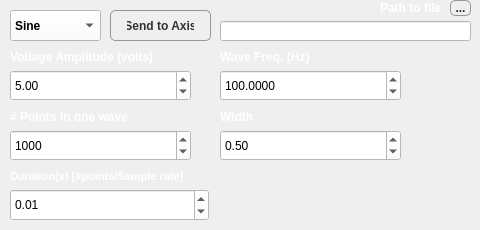
    <widget class="QWidget" name="tab">
     <attribute name="title">
      <string>Standard Waveform Generator</string>
     </attribute>
     <widget class="QComboBox" name="standard_waveform_comboBox">
      <property name="geometry">
       <rect>
        <x>10</x>
        <y>10</y>
        <width>91</width>
        <height>31</height>
       </rect>
      </property>
      <property name="sizePolicy">
       <sizepolicy hsizetype="Preferred" vsizetype="Expanding">
        <horstretch>0</horstretch>
        <verstretch>0</verstretch>
       </sizepolicy>
      </property>
      <property name="font">
       <font>
        <weight>75</weight>
        <bold>true</bold>
       </font>
      </property>
      <property name="styleSheet">
       <string notr="true">QComboBox {
    background-color: rgb(255, 255, 255);
    selection-background-color: rgb(200, 200, 200);  /* Color when an item is selected */
}

QComboBox QAbstractItemView {
    background-color: white;  /* Background of dropdown list */
    color: black;            /* Text color of items */
}

QComboBox QAbstractItemView::item:hover {
    background-color: rgb(230, 230, 230);  /* Light gray on hover */
    color: black;                          /* Keep text black on hover */
}</string>
      </property>
      <item>
       <property name="text">
        <string>Sine</string>
       </property>
      </item>
      <item>
       <property name="text">
        <string>Square</string>
       </property>
      </item>
      <item>
       <property name="text">
        <string>Triangle</string>
       </property>
      </item>
      <item>
       <property name="text">
        <string>Sawtooth</string>
       </property>
      </item>
      <item>
       <property name="text">
        <string>Input text</string>
       </property>
      </item>
     </widget>
     <widget class="QWidget" name="verticalLayoutWidget_5">
      <property name="geometry">
       <rect>
        <x>10</x>
        <y>50</y>
        <width>181</width>
        <height>51</height>
       </rect>
      </property>
      <layout class="QVBoxLayout" name="verticalLayout_5">
       <item>
        <widget class="QLabel" name="label">
         <property name="font">
          <font>
           <weight>75</weight>
           <bold>true</bold>
          </font>
         </property>
         <property name="styleSheet">
          <string notr="true">color: rgb(255, 255, 255);</string>
         </property>
         <property name="text">
          <string>Voltage Amplitude (volts)</string>
         </property>
        </widget>
       </item>
       <item>
        <widget class="QDoubleSpinBox" name="voltage_doubleSpinBox">
         <property name="sizePolicy">
          <sizepolicy hsizetype="Minimum" vsizetype="Expanding">
           <horstretch>0</horstretch>
           <verstretch>0</verstretch>
          </sizepolicy>
         </property>
         <property name="font">
          <font>
           <weight>50</weight>
           <bold>false</bold>
          </font>
         </property>
         <property name="styleSheet">
          <string notr="true">background-color: rgb(255, 255, 255);</string>
         </property>
         <property name="minimum">
          <double>-10.000000000000000</double>
         </property>
         <property name="maximum">
          <double>10.000000000000000</double>
         </property>
         <property name="singleStep">
          <double>0.100000000000000</double>
         </property>
         <property name="value">
          <double>5.000000000000000</double>
         </property>
        </widget>
       </item>
      </layout>
     </widget>
     <widget class="QWidget" name="verticalLayoutWidget_6">
      <property name="geometry">
       <rect>
        <x>220</x>
        <y>50</y>
        <width>181</width>
        <height>51</height>
       </rect>
      </property>
      <layout class="QVBoxLayout" name="verticalLayout_6">
       <item>
        <widget class="QLabel" name="label_2">
         <property name="font">
          <font>
           <weight>75</weight>
           <bold>true</bold>
          </font>
         </property>
         <property name="styleSheet">
          <string notr="true">color: rgb(255, 255, 255);</string>
         </property>
         <property name="text">
          <string>Wave Freq. (Hz)</string>
         </property>
        </widget>
       </item>
       <item>
        <widget class="QDoubleSpinBox" name="waveform_frequency_doubleSpinBox">
         <property name="sizePolicy">
          <sizepolicy hsizetype="Minimum" vsizetype="Expanding">
           <horstretch>0</horstretch>
           <verstretch>0</verstretch>
          </sizepolicy>
         </property>
         <property name="font">
          <font>
           <weight>50</weight>
           <bold>false</bold>
          </font>
         </property>
         <property name="styleSheet">
          <string notr="true">background-color: rgb(255, 255, 255);</string>
         </property>
         <property name="decimals">
          <number>4</number>
         </property>
         <property name="maximum">
          <double>1000000000.000000000000000</double>
         </property>
         <property name="singleStep">
          <double>10.000000000000000</double>
         </property>
         <property name="value">
          <double>100.000000000000000</double>
         </property>
        </widget>
       </item>
      </layout>
     </widget>
     <widget class="QWidget" name="verticalLayoutWidget_7">
      <property name="geometry">
       <rect>
        <x>10</x>
        <y>110</y>
        <width>181</width>
        <height>51</height>
       </rect>
      </property>
      <layout class="QVBoxLayout" name="verticalLayout_7">
       <item>
        <widget class="QLabel" name="label_3">
         <property name="font">
          <font>
           <weight>75</weight>
           <bold>true</bold>
          </font>
         </property>
         <property name="styleSheet">
          <string notr="true">color: rgb(255, 255, 255);</string>
         </property>
         <property name="text">
          <string># Points in one wave</string>
         </property>
        </widget>
       </item>
       <item>
        <widget class="QSpinBox" name="number_points_spinBox">
         <property name="sizePolicy">
          <sizepolicy hsizetype="Minimum" vsizetype="Expanding">
           <horstretch>0</horstretch>
           <verstretch>0</verstretch>
          </sizepolicy>
         </property>
         <property name="font">
          <font>
           <weight>50</weight>
           <bold>false</bold>
          </font>
         </property>
         <property name="styleSheet">
          <string notr="true">background-color: rgb(255, 255, 255);</string>
         </property>
         <property name="minimum">
          <number>10</number>
         </property>
         <property name="maximum">
          <number>1000000000</number>
         </property>
         <property name="singleStep">
          <number>10</number>
         </property>
         <property name="value">
          <number>1000</number>
         </property>
        </widget>
       </item>
      </layout>
     </widget>
     <widget class="QWidget" name="verticalLayoutWidget_11">
      <property name="geometry">
       <rect>
        <x>220</x>
        <y>110</y>
        <width>181</width>
        <height>51</height>
       </rect>
      </property>
      <property name="font">
       <font>
        <weight>75</weight>
        <bold>true</bold>
       </font>
      </property>
      <layout class="QVBoxLayout" name="verticalLayout_11">
       <item>
        <widget class="QLabel" name="label_14">
         <property name="styleSheet">
          <string notr="true">color: rgb(255, 255, 255);</string>
         </property>
         <property name="text">
          <string>Width</string>
         </property>
        </widget>
       </item>
       <item>
        <widget class="QDoubleSpinBox" name="width_doubleSpinBox">
         <property name="sizePolicy">
          <sizepolicy hsizetype="Minimum" vsizetype="Expanding">
           <horstretch>0</horstretch>
           <verstretch>0</verstretch>
          </sizepolicy>
         </property>
         <property name="font">
          <font>
           <weight>50</weight>
           <bold>false</bold>
          </font>
         </property>
         <property name="styleSheet">
          <string notr="true">background-color: rgb(255, 255, 255);</string>
         </property>
         <property name="decimals">
          <number>2</number>
         </property>
         <property name="minimum">
          <double>0.000000000000000</double>
         </property>
         <property name="maximum">
          <double>1.000000000000000</double>
         </property>
         <property name="singleStep">
          <double>0.010000000000000</double>
         </property>
         <property name="value">
          <double>0.500000000000000</double>
         </property>
        </widget>
       </item>
      </layout>
     </widget>
     <widget class="QPushButton" name="send_to_axis_standard">
      <property name="geometry">
       <rect>
        <x>110</x>
        <y>10</y>
        <width>101</width>
        <height>31</height>
       </rect>
      </property>
      <property name="sizePolicy">
       <sizepolicy hsizetype="Minimum" vsizetype="MinimumExpanding">
        <horstretch>0</horstretch>
        <verstretch>0</verstretch>
       </sizepolicy>
      </property>
      <property name="styleSheet">
       <string notr="true">QPushButton {
    background-color: qlineargradient(x1:0, y1:0, x2:0, y2:1,
                                      stop:0 rgb(210,210,210), stop:1 rgb(170,170,170));
    border: 1px solid rgb(150,150,150);
    border-radius: 5px;
    padding: 8px 16px;
    color: rgb(50,50,50);
    font-weight: bold;
    
}

QPushButton:hover {
    background-color: qlineargradient(x1:0, y1:0, x2:0, y2:1,
                                     stop:0 rgb(230,230,230), stop:1 rgb(190,190,190));
    border: 1px solid rgb(130,130,130);
}

QPushButton:pressed {
    background-color: qlineargradient(x1:0, y1:0, x2:0, y2:1,
                                     stop:0 rgb(150,150,150), stop:1 rgb(100,100,100));
    color: rgb(220,220,220);
    padding-top: 9px;  /* Simulates a &quot;pressed down&quot; effect */
    padding-bottom: 7px;
}</string>
      </property>
      <property name="text">
       <string>Send to Axis</string>
      </property>
     </widget>
     <widget class="QWidget" name="verticalLayoutWidget_13">
      <property name="geometry">
       <rect>
        <x>10</x>
        <y>170</y>
        <width>199</width>
        <height>51</height>
       </rect>
      </property>
      <layout class="QVBoxLayout" name="verticalLayout_13">
       <item>
        <widget class="QLabel" name="label_16">
         <property name="font">
          <font>
           <pointsize>8</pointsize>
           <weight>75</weight>
           <bold>true</bold>
          </font>
         </property>
         <property name="styleSheet">
          <string notr="true">color: rgb(255, 255, 255);</string>
         </property>
         <property name="text">
          <string>Duration(s) [#points/Sample rate]</string>
         </property>
        </widget>
       </item>
       <item>
        <widget class="QDoubleSpinBox" name="duration_doubleSpinBox">
         <property name="sizePolicy">
          <sizepolicy hsizetype="Minimum" vsizetype="Expanding">
           <horstretch>0</horstretch>
           <verstretch>0</verstretch>
          </sizepolicy>
         </property>
         <property name="font">
          <font>
           <weight>50</weight>
           <bold>false</bold>
          </font>
         </property>
         <property name="styleSheet">
          <string notr="true">background-color: rgb(255, 255, 255);</string>
         </property>
         <property name="decimals">
          <number>2</number>
         </property>
         <property name="minimum">
          <double>0.000000000000000</double>
         </property>
         <property name="maximum">
          <double>1000.000000000000000</double>
         </property>
         <property name="singleStep">
          <double>0.010000000000000</double>
         </property>
         <property name="value">
          <double>0.010000000000000</double>
         </property>
        </widget>
       </item>
      </layout>
     </widget>
     <widget class="QLineEdit" name="path_to_file_lineEdit">
      <property name="geometry">
       <rect>
        <x>220</x>
        <y>21</y>
        <width>251</width>
        <height>20</height>
       </rect>
      </property>
      <property name="styleSheet">
       <string notr="true">background-color: rgb(255, 255, 255);</string>
      </property>
     </widget>
     <widget class="QLabel" name="label_9">
      <property name="geometry">
       <rect>
        <x>380</x>
        <y>0</y>
        <width>61</width>
        <height>16</height>
       </rect>
      </property>
      <property name="font">
       <font>
        <weight>75</weight>
        <bold>true</bold>
       </font>
      </property>
      <property name="styleSheet">
       <string notr="true">color: rgb(255, 255, 255);</string>
      </property>
      <property name="text">
       <string>Path to file:</string>
      </property>
     </widget>
     <widget class="QPushButton" name="path_to_file_pushButton">
      <property name="geometry">
       <rect>
        <x>450</x>
        <y>0</y>
        <width>21</width>
        <height>16</height>
       </rect>
      </property>
      <property name="font">
       <font>
        <weight>75</weight>
        <bold>true</bold>
       </font>
      </property>
      <property name="styleSheet">
       <string notr="true">QPushButton {
    background-color: qlineargradient(x1:0, y1:0, x2:0, y2:1,
                                      stop:0 rgb(210,210,210), stop:1 rgb(170,170,170));
    border: 1px solid rgb(150,150,150);
    border-radius: 5px;
    padding: 2px 2px;
    color: rgb(50,50,50);
    font-weight: bold;
    
}

QPushButton:hover {
    background-color: qlineargradient(x1:0, y1:0, x2:0, y2:1,
                                     stop:0 rgb(230,230,230), stop:1 rgb(190,190,190));
    border: 1px solid rgb(130,130,130);
}

QPushButton:pressed {
    background-color: qlineargradient(x1:0, y1:0, x2:0, y2:1,
                                     stop:0 rgb(150,150,150), stop:1 rgb(100,100,100));
    color: rgb(220,220,220);
    padding-top: 2px;  /* Simulates a &quot;pressed down&quot; effect */
    padding-bottom: 2px;
}</string>
      </property>
      <property name="text">
       <string>...</string>
      </property>
     </widget>
     <zorder>verticalLayoutWidget_5</zorder>
     <zorder>verticalLayoutWidget_6</zorder>
     <zorder>verticalLayoutWidget_7</zorder>
     <zorder>verticalLayoutWidget_11</zorder>
     <zorder>send_to_axis_standard</zorder>
     <zorder>verticalLayoutWidget_13</zorder>
     <zorder>path_to_file_lineEdit</zorder>
     <zorder>label_9</zorder>
     <zorder>path_to_file_pushButton</zorder>
     <zorder>standard_waveform_comboBox</zorder>
    </widget>
